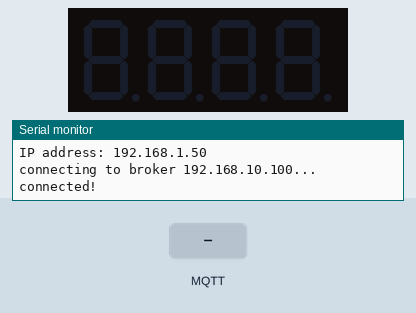
Recording of a sketch running on a simulated ESP8266 (NodeMCU). On the bench: 4-digit seven-segment display, the last lines printed to the serial monitor. The test bench sets the inputs (shaded band). WiFi joins after 1.5 s; servers stay silent unless stated; no MQTT or app messages arrive unless stated.

Above: at 2.7 s.
2.8 s: MQTT message "5" arrives on the first subscribed topic
At 3.5 s:
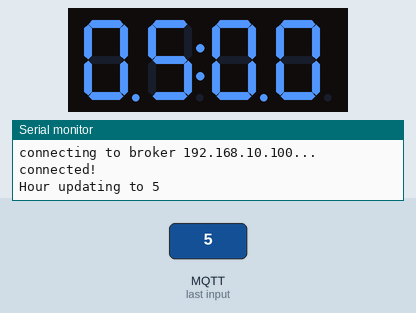
4.3 s: MQTT message "5" arrives on the second subscribed topic
At 4.7 s:
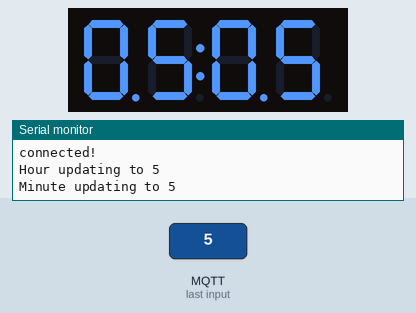
Timing chart, 0 to 7.3 s (numbered marks = the images above; inputs shaded):
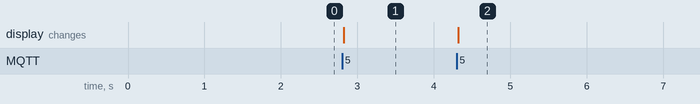

Measured:
- after the input at 2.8 s, the display: changes at once (image 1)
- after the input at 4.3 s, the display: changes at once (image 2)

The sketch:

FastClockToMQTT-TM1637.ino
```cpp
#include <ESP8266WiFi.h>
#include <MQTT.h> // MQTT.h - "MQTT" by Joel Gaehwiler (lwmqtt in Libraries)
#include <TM1637Display.h> // TM1637Display.h - "TM1637" by Avishay Orpaz
#include <WiFiManager.h> // https://github.com/tzapu/WiFiManager

const char* mqtt_server = "192.168.10.100";
const char* mqtt_user = "user";
const char* mqtt_pwd = "password";

const char* node_id = "3997";
const char* node_name = "node3997";
const char* topicBase = "myLayout";

WiFiClient net;
MQTTClient client;

String myIp;
int hour = 0;
int minute = 0;

#define CLK 5 // Connected to D1 on board
#define DIO 4 // Connected to D2 on board
TM1637Display display(CLK, DIO);

void connect() {

  myIp = WiFi.localIP().toString();
  Serial.println("\nWiFi connected");
  Serial.println("IP address: " + myIp);

  Serial.print("\nconnecting to broker " + String(mqtt_server) + "...");
  // while (!client.connect(node_name)) {  // Server with no auth
  while (!client.connect(node_name, mqtt_user, mqtt_pwd)) {   // Server with auth
    Serial.print(".");
    delay(1000);
  }

  Serial.println("\nconnected!");

  client.publish(String(topicBase) + "/clock/" + String(node_id) + "/IPA", myIp + " is here!");
  client.subscribe(String(topicBase) + "/jmri/fastclock/hour");
  client.subscribe(String(topicBase) + "/jmri/fastclock/minute");
}

void setTime() {

  int t = hour * 100 + minute;
  display.showNumberDecEx(t, 0b11100000, true);
}

void messageReceived(String &topic, String &payload) {

  if (String(topic) == String(topicBase) + "/jmri/fastclock/minute") {
    Serial.println("Minute updating to " + payload);
    minute = payload.toInt();
    setTime();
  }
  if (String(topic) == String(topicBase) + "/jmri/fastclock/hour") {
    Serial.println("Hour updating to " + payload);
    hour = payload.toInt();
    setTime();
  }

}

void setup() {
  Serial.begin(115200);
  // Initialize wifi
  WiFiManager wm;
  if(!wm.autoConnect("AutoConnectAP")) {
    Serial.println("Failed to connect");
    ESP.restart();
  }
  else {
    Serial.println("WiFi connected");
  }
  Serial.println("After Wifi setup");

  // Set clock LED brightness
  display.setBrightness(0xA);

  // Setup MQTT client settings
  client.begin(mqtt_server, net);
  client.onMessage(messageReceived);

  // Connect to MQTT server
  connect();

}

void loop() {

  // MQTT loop
  client.loop();
  // Check connection to MQTT server
  if (!client.connected()) {
    connect();
  }

}
```
